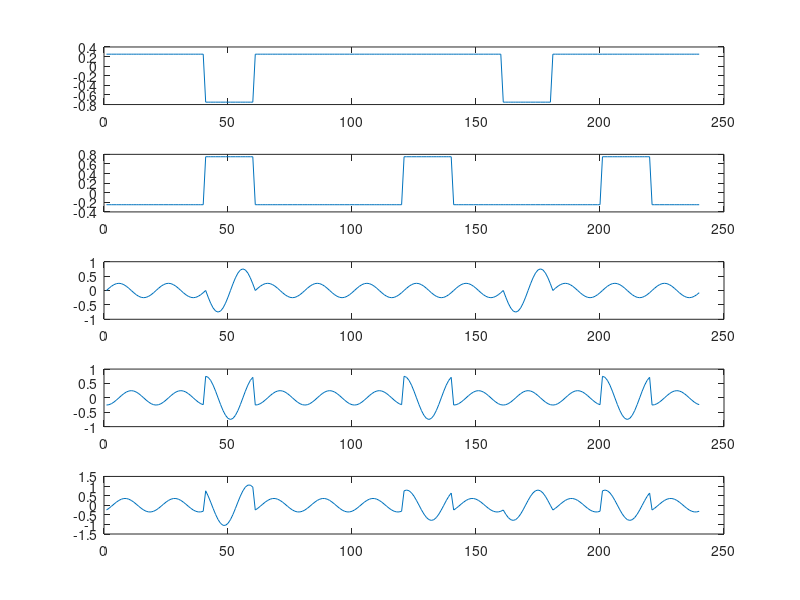

MATLAB code to generate this figure:
x = [0 0 0 0 0 0 1 0 1 0 0 1];
K = 3;
N = 4;
G = 2;
M = 4; % 16-QAM, muc dieu che
%checkPilot = true;
checkPilot = false;
numSymbol = length(x)/K;
A = reshape(x,[K,numSymbol])
B = [];
iter = numSymbol/log2(M);
for i = 1:iter
    temp = [bi2de(A(:,i:i+log2(M)-1),'left-msb')];
    B = [B qammod(temp,M);]
end
if checkPilot == true
    df = 1;
    dt = 2;
    pilot = [1 2 3 4];  % pilot must be not zero
    temp = zeros(1, numel(B) + numel(pilot));
    temp = reshape(temp,K,[]);
    l = size(temp,2);
    row = [1 (1:(K-1)/df)*df+1];
    col = [1 (1:(l-1)/dt)*dt+1];
    temp(row,col) = 1;
    temp(temp > 0 ) = pilot;
    temp(temp == 0) = B;
    B = temp;
end
numSymbol = size(B,2);
C = ones(N,numSymbol);
if (N-K)~= 0   
    col = [1:numSymbol];
    row = [1 (K/2+2:K/2+N-K)];
    C(row,col) = 0;
    C(C ~= 0) = B;
else
    C = B;
end
C
D = ifft(C)
E = [];
Guard = D(end-G+1:end,:);
E = [Guard;D]
F = reshape(E,1,[]);
F1 = real(F); %real part
F2 = imag(F); %imaginary part
G1 = kron(ones(20,1),F1);
G1 = G1(:);
subplot(5,1,1);
plot(G1)
G2 = kron(ones(20,1),F2);
G2 = G2(:);
subplot(5,1,2);
plot(G2)
t = 0:2*pi/20:100*pi;
xs = sin(t);
xc = cos(t);
xs = xs(1:size(G1));
xc = xc(1:size(G2));
H1 = G1.*xs';
subplot(5,1,3);
plot(H1);
H2 = G2.*xc';
subplot(5,1,4);
plot(H2);
I = H1 + H2;
subplot(5,1,5);
plot(I);